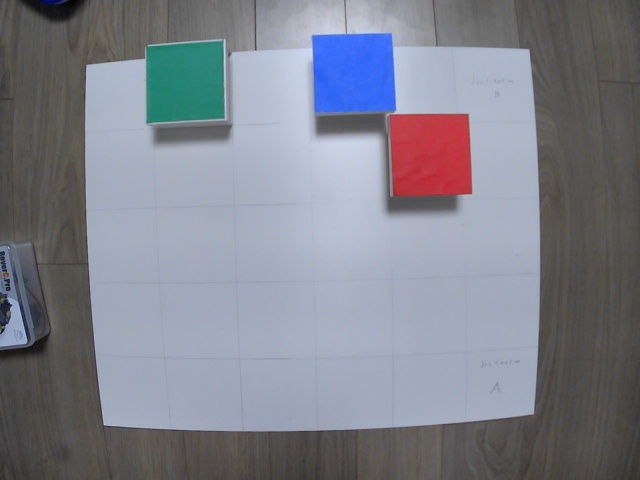
#> input picture capstone_project/real2_img/1.jpg, 640 x 480 px, given in place of the camera
$ python image_test.py
#> lines starting #> are read from the running program, lines starting #| are printed output that depends on the picture; after the words box and inside, x2 and y2 are one past the last pixel; in counts of white or black regions, pixels touching at a corner belong together; long printed decimals are rounded
### capstone_project/image_function.py
import numpy as np
import matplotlib.pyplot as plt
import cv2
import math

'''
real_red_minc = np.array([160, 80, 80])
real_red_maxc = np.array([210, 95, 100])
real_blue_minc = np.array([79, 91, 250])
real_blue_maxc = np.array([82, 95, 255])
real_green_minc = np.array([65, 165, 85])
real_green_maxc = np.array([85, 195, 117])
'''
real_red_minc = np.array([170, 30, 44])
real_red_maxc = np.array([220, 90, 110])
real_blue_minc = np.array([5, 50, 215])
real_blue_maxc = np.array([72, 130, 255])
real_green_minc = np.array([10, 100, 90])
real_green_maxc = np.array([65, 150, 130])

fake_red = np.array([161, 0, 0])
fake_orange = np.array([255, 75, 0])
fake_blue = np.array([0, 0, 185])
fake_green = np.array([0, 113, 15])
fake_yellow = np.array([192, 190, 0])
fake_pulple = np.array([108, 0, 97])

roi_parameter = [55,25,300,250]

count_y_green = 0
seta_H = 0
seta_W = 0
pre_its0 = 0
pre_its1 = 0


def slide_real_image(img):
    list2 = list()
    list2.append(img[0:45, 0:43, ])
    list2.append(img[0:44, 44:96, ])
    list2.append(img[0:42, 97:152, ])
    list2.append(img[0:41, 153:208, ])
    list2.append(img[0:41, 209:261, ])
    list2.append(img[0:43, 262:300, ])

    list2.append(img[46:98, 0:42, ])
    list2.append(img[45:99, 43:100, ])
    list2.append(img[43:99, 101:154, ])
    list2.append(img[41:98, 155:210, ])
    list2.append(img[41:99, 211:267, ])
    list2.append(img[43:99, 268:300, ])

    list2.append(img[99:150, 0:43, ])
    list2.append(img[100:154, 44:99, ])
    list2.append(img[100:155, 100:155, ])
    list2.append(img[99:152, 156:211, ])
    list2.append(img[100:153, 212:266, ])
    list2.append(img[100:153, 267:300, ])

    list2.append(img[151:199, 0:41, ])
    list2.append(img[155:204, 42:100, ])
    list2.append(img[156:206, 101:153, ])
    list2.append(img[153:209, 154:209, ])
    list2.append(img[154:206, 210:263, ])
    list2.append(img[154:206, 264:300, ])

    list2.append(img[200:250, 0:47, ])
    list2.append(img[205:250, 48:100, ])
    list2.append(img[207:250, 101:154, ])
    list2.append(img[210:250, 155:207, ])
    list2.append(img[207:250, 208:259, ])
    list2.append(img[207:250, 260:300, ])
    return list2

def input_image():
    x = np.empty(shape = [50,50,3], dtype = int)
    x[:, :, :] = [255, 255, 255]
    list3 = []
    for i in range(30):
        list3.append(x.copy())
    return list3

def find_index_red(arr):
    minc = real_red_minc.copy()
    maxc = real_red_maxc.copy()
    index_min = np.where(np.all(arr >= minc, axis=2))
    index_max = np.where(np.all(arr <= maxc, axis=2))
    intersects_0 = np.intersect1d(index_min[0], index_max[0])
    intersects_1 = np.intersect1d(index_min[1], index_max[1])
    data_collector = []

    for k in intersects_0:
        for j in intersects_1:
            if np.all(arr[k][j]>minc) and np.all(arr[k][j]<maxc):
                data_collector.append(j)
    data_collector = set(data_collector)
    data_collector = list(data_collector)
    intersects_1 = np.array(data_collector)
    its_0 = list(intersects_0)
    its_1 = list(intersects_1)

    return its_0, its_1

def find_index_blue(arr):
    minc = real_blue_minc.copy()
    maxc = real_blue_maxc.copy()
    index_min = np.where(np.all(arr >= minc, axis=2))
    index_max = np.where(np.all(arr <= maxc, axis=2))
    intersects_0 = np.intersect1d(index_min[0], index_max[0])
    intersects_1 = np.intersect1d(index_min[1], index_max[1])
    data_collector = []

    for k in intersects_0:
        for j in intersects_1:
            if np.all(arr[k][j]>minc) and np.all(arr[k][j]<maxc):
                data_collector.append(j)
    data_collector = set(data_collector)
    data_collector = list(data_collector)
    intersects_1 = np.array(data_collector)
    its_0 = list(intersects_0)
    its_1 = list(intersects_1)

    return its_0, its_1

def find_index_green(arr):
    minc = real_green_minc.copy()
    maxc = real_green_maxc.copy()
    index_min = np.where(np.all(arr >= minc, axis=2))
    index_max = np.where(np.all(arr <= maxc, axis=2))
    intersects_0 = np.intersect1d(index_min[0], index_max[0])
    intersects_1 = np.intersect1d(index_min[1], index_max[1])
    data_collector = []
    for k in intersects_0:
        for j in intersects_1:
            if np.all(arr[k][j]>minc) and np.all(arr[k][j]<maxc):
                data_collector.append(j)
    data_collector = set(data_collector)
    data_collector = list(data_collector)
    intersects_1 = np.array(data_collector)

    its_0 = list(intersects_0)
    its_1 = list(intersects_1)

    return its_0, its_1

def find_target_point_green(arr):
    intersects_0, intersects_1 = find_index_green(arr)
    minc = real_green_minc.copy()
    maxc = real_green_maxc.copy()
    global count_y_green
    global seta_H
    global seta_W
    col_list = []
    for i in range(np.shape(arr)[0]):
        col_list.append(0)
    for i in intersects_0:
        if not np.any(np.where(4 == intersects_1)):
            for j in intersects_1:
                if np.all(arr[i][j] >= minc) and np.all(arr[i][j] <= maxc):
                    col_list[i] = j
                    break
        else:
            for j in np.flip(intersects_1):
                if np.all(arr[i][j] >= minc) and np.all(arr[i][j] <= maxc):
                    col_list[i] = j
                    break

    count = 0
    end_index = 0
    max_index = 0
    min_index = 0
    for index, i in enumerate(col_list):
        if i != 0:
            count = count+1
            end_index = index
            max_index = np.argmax(col_list)
            min_index = np.argmin(col_list)


    if count > count_y_green:
        try:
            if(max_index<end_index-6):
                count_y_green = count
                seta_H = end_index - max_index
                seta_W = col_list[max_index] - col_list[end_index]
            elif(min_index<end_index-6):
                count_y_green = count
                seta_H = end_index - min_index
                seta_W = col_list[min_index] - col_list[end_index]
            else:
                seta_H = 0
                seta_W = 0
        except Exception as e:
            print(e)
            print(255)

def final_process_image(arr):
    global pre_its0
    global pre_its1
    minc = fake_green
    maxc = fake_green
    index_min = np.where(np.all(arr >= minc, axis=2))
    index_max = np.where(np.all(arr <= maxc, axis=2))
    intersects_0 = np.intersect1d(index_min[0], index_max[0])
    intersects_1 = np.intersect1d(index_min[1], index_max[1])
    data_collector = []
    for k in intersects_0:
        for j in intersects_1:
            if np.all(arr[k][j]>=minc) and np.all(arr[k][j]<=maxc):
                data_collector.append(j)
    data_collector = set(data_collector)
    data_collector = list(data_collector)
    intersects_1 = np.array(data_collector)

    if len(intersects_0) == 0 or len(intersects_1) == 0:
        print(intersects_0)
        print(intersects_1)
    try:
        its_0 = round(np.mean(list(intersects_0)))
        its_1 = round(np.mean(list(intersects_1)))
        if (its_1 < 25):
            its_1 = 25
        elif (its_1 > 275):
            its_1 = 275
        if (its_0 < 25):
            its_0 = 25
        elif (its_1 > 275):
            its_1 = 275
        green_pixels_mask = np.all(arr == fake_green, axis=-1)
        arr[green_pixels_mask] = np.array([255, 255, 255])
        arr[its_0 - 25:its_0 + 25, its_1 - 25:its_1 + 25, :] = fake_green
        pre_its0 = its_0
        pre_its1 = its_1
    except Exception as e:
        print(e)
        print(232)
        arr[pre_its0 - 25:pre_its0 + 25, pre_its1 - 25:pre_its1 + 25, :] = fake_green


    minc = fake_blue
    maxc = fake_blue
    index_min = np.where(np.all(arr >= minc, axis=2))
    index_max = np.where(np.all(arr <= maxc, axis=2))
    intersects_0 = np.intersect1d(index_min[0], index_max[0])
    intersects_1 = np.intersect1d(index_min[1], index_max[1])
    data_collector = []
    for k in intersects_0:
        for j in intersects_1:
            if np.all(arr[k][j] >= minc) and np.all(arr[k][j] <= maxc):
                data_collector.append(j)
    data_collector = set(data_collector)
    data_collector = list(data_collector)
    intersects_1 = np.array(data_collector)
    its_0 = round(np.mean(list(intersects_0)))
    its_1 = round(np.mean(list(intersects_1)))
    if (its_1 < 25):
        its_1 = 25
    elif (its_1 > 275):
        its_1 = 275
    if (its_0 < 25):
        its_0 = 25
    elif (its_1 > 275):
        its_1 = 275
    arr[its_0 - 25:its_0 + 25, its_1 - 25:its_1 + 25, :] = fake_blue

    arr[200:250, 250:300, :] = fake_yellow
    arr[0:50, 250:300, :] = fake_pulple

    return arr

def image_process(image):
    global count_y_green
    global seta_H
    global seta_W
    count_y_green = 0
    seta_H = 0
    seta_W = 0
    count_red_cell = 0
    red_cell_list = []
    x, y, w, h = roi_parameter
    seta = 0
    roi = image[y:y + h, x:x + w]
    roi = np.array(roi)
    arr = cv2.GaussianBlur(roi, (3, 3), 0)
    list2 = slide_real_image(arr)
    list3 = input_image()
    find_target_point_green(arr)
    for index, i in enumerate(list2):
        cell = 'None'
        its_0, its_1 = find_index_red(i)
        if len(its_0) == 0 or len(its_1) == 0:
            its_0, its_1 = find_index_blue(i)
            if len(its_0) == 0 or len(its_1) == 0:
                its_0, its_1 = find_index_green(i)
                if len(its_0)!= 0 and len(its_1) != 0:
                    cell = 'robot'
            elif len(its_0)!= 0 and len(its_1) != 0:
                cell = 'target'
        elif len(its_0)!=0 and len(its_1) != 0:
            cell = 'obs'

        if cell != 'None':
            ansX = round(50 / np.shape(i)[1] * its_1[0])# ansX 는 50x50에서 그 색의 값이 시작되는 x의 좌표
            ansY = round(50 / np.shape(i)[0] * its_0[0])# ansY 는 50x50에서 그 색의 값이 시작되는 y의 좌표
            lenX = round((its_1[-1] - its_1[0]) / np.shape(i)[1] * 50)# ansX부터 lenX만큼 칠할것(범위)
            lenY = round((its_0[-1] - its_0[0]) / np.shape(i)[0] * 50)# ansY부터 lenY만큼 칠할것(범위)
        if cell == 'obs':
            #list3[index][:, :, :] = fake_red
            #count_red_cell = count_red_cell + 1
            #red_cell_list.append(index)
            list3[index][ansY:ansY + lenY, ansX:ansX + lenX, :] = fake_red
        elif cell == 'target':
            list3[index][ansY:ansY+lenY,ansX:ansX+lenX,:] = fake_blue
        elif cell == 'robot':
            list3[index][ansY:ansY+lenY,ansX:ansX+lenX,:] = fake_green
    '''
    if len(red_cell_list)>1:
        for i in red_cell_list:
            list3[i][:, :, :] = fake_orange
    '''
    result = np.empty(shape=[250, 300, 3], dtype = int)
    for i in range(30):
        result[(i//6)*50:(i//6)*50+50, (i%6)*50:(i%6)*50+50, :] = list3[i]
    result = final_process_image(result)

    try:
        seta = math.atan(seta_W/seta_H)
        seta = math.degrees(seta)
    except Exception as e:
        print(e)
        print(354)
        seta = 0


    return result, seta

### capstone_project/image_test.py
import image_function as IMG_F
import cv2
import matplotlib.pyplot as plt

cap = cv2.VideoCapture(0)

while 1:
    # img = cv2.imread("./final_real/"+"test"+".jpg")
    ret, img = cap.read()
#> img is the input picture: shape (480, 640, 3); mean B, G, R 140.5, 130, 127
    img = cv2.resize(img, (410, 300), interpolation=cv2.INTER_LANCZOS4)
#> img: shape (300, 410, 3)
    img = cv2.cvtColor(img, cv2.COLOR_BGR2RGB)
    result, seta = IMG_F.image_process(img)
#> in image_process, `roi = image[y:y + h, x:x + w]`:
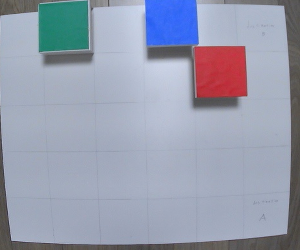
#> roi: shape (250, 300, 3); mean R, G, B 151.7, 157.7, 175.7
#> in image_process, `list2 = slide_real_image(arr)`: list2 = 30 items
#> in find_index_green, `index_min = np.where(np.all(arr >= minc, axis=2))`: index_min = 65611 positions, rows 0 to 244, columns 0 to 291
#> in find_index_green, `index_max = np.where(np.all(arr <= maxc, axis=2))`: index_max = 2208 positions, rows 2 to 50, columns 39 to 87
#> in find_index_green, `intersects_0 = np.intersect1d(index_min[0], index_max[0])`: intersects_0 = 49 values from 2 to 50
#> in find_index_green, `intersects_1 = np.intersect1d(index_min[1], index_max[1])`: intersects_1 = 49 values from 39 to 87
#> the loop in find_index_green, `for k in intersects_0:` made 49 passes
#> after the loop in find_index_green, `for k in intersects_0:`: data_collector = 2203 values, max 87 at index 1738, min 39 at index 91, mean 63.07
#> in find_index_green, `data_collector = set(data_collector)`: data_collector = 49 items
#> in find_index_green, `data_collector = list(data_collector)`: data_collector = 49 values from 39 to 87
#> in find_index_green, `its_0 = list(intersects_0)`: its_0 = 49 values from 2 to 50
#> in find_index_green, `its_1 = list(intersects_1)`: its_1 = 49 values from 39 to 87
#> in find_target_point_green, `intersects_0, intersects_1 = find_index_green(arr)`: intersects_0 = 49 values from 2 to 50; intersects_1 = 49 values from 39 to 87
#> the loop in find_target_point_green, `for i in intersects_0:` made 49 passes
#> after the loop in find_target_point_green, `for i in intersects_0:`: col_list = 250 values, max 72 at index 2, min 0 at index 0, mean 8.02
#> the loop in find_target_point_green, `for index, i in enumerate(col_list):` made 250 passes
#> i on passes 1 to 12: 0, 0, 72, 55, 42, 39, 39, 39, 40, 40, 40, 40
#> after the loop in find_target_point_green, `for index, i in enumerate(col_list):`: count = 49
#> in find_target_point_green, `seta_H = end_index - max_index`: seta_H = 48
#> in find_target_point_green, `seta_W = col_list[max_index] - col_list[end_index]`: seta_W = 32
#> the loop in image_process, `for index, i in enumerate(list2):` made 30 passes
#> after the loop in image_process, `for i in range(30):`:
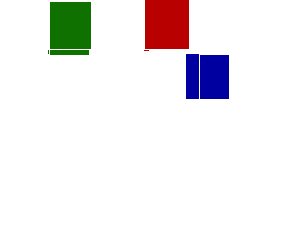
#> result: shape (250, 300, 3) int64; mean of channels 0, 1, 2 238.1, 237.3, 239.9; drawn as B, G, R
#> the loop in final_process_image, `for k in intersects_0:` made 52 passes
#> k on passes 1 to 12: 2, 3, 4, 5, 6, 7, 8, 9, 10, 11, 12, 13
#> in final_process_image, `green_pixels_mask = np.all(arr == fake_green, axis=-1)`:
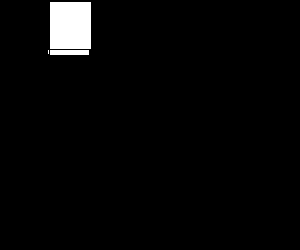
#> green_pixels_mask: shape (250, 300) bool; 2.8% white; 3 white regions (1 under 20 px), largest, box (x1, y1, x2, y2) and area: (50, 2, 91, 49) 1927, (50, 50, 89, 55) 195
#> in final_process_image, `arr[green_pixels_mask] = np.array([255, 255, 255])`:
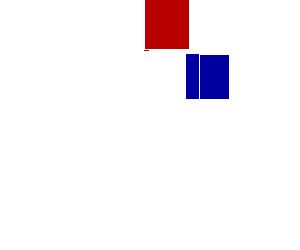
#> arr: shape (250, 300, 3) int64; mean of channels 0, 1, 2 245.3, 241.3, 246.7; drawn as B, G, R
#> the loop in final_process_image, `for k in intersects_0:` made 50 passes
#> in final_process_image, `arr[0:50, 250:300, :] = fake_pulple`:
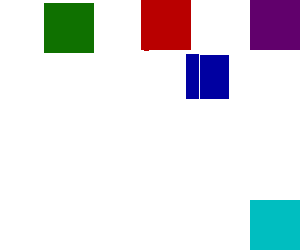
#> arr: shape (250, 300, 3) int64; mean of channels 0, 1, 2 228.7, 224.8, 224.6; drawn as B, G, R
    print(seta)
#| 33.690

$ run again, on capstone_project/real2_img/10.jpg
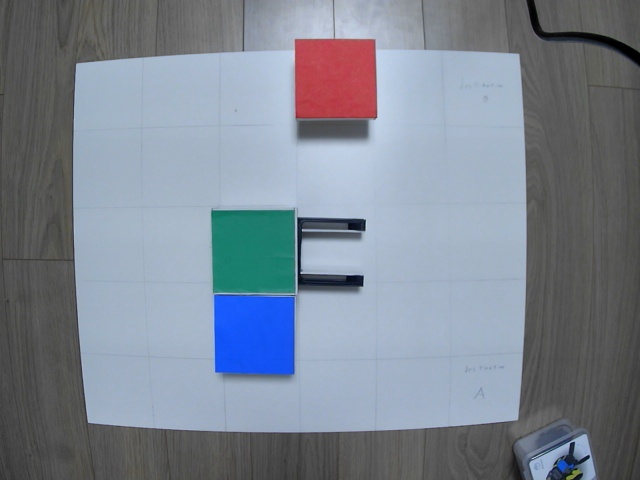
#> input picture capstone_project/real2_img/10.jpg, 640 x 480 px, given in place of the camera
#> img is the input picture: shape (480, 640, 3); mean B, G, R 145.9, 133.4, 124.3
#> list2 = 30 items
#> in find_index_green, `index_min = np.where(np.all(arr >= minc, axis=2))`: index_min = 62251 positions, rows 0 to 249, columns 0 to 299
#> in find_index_green, `index_max = np.where(np.all(arr <= maxc, axis=2))`: index_max = 3143 positions, rows 107 to 246, columns 81 to 299
#> in find_index_green, `intersects_0 = np.intersect1d(index_min[0], index_max[0])`: intersects_0 = 52 values from 107 to 246
#> in find_index_green, `intersects_1 = np.intersect1d(index_min[1], index_max[1])`: intersects_1 = 97 values from 81 to 299
#> the loop in find_index_green, `for k in intersects_0:` made 52 passes
#> k on passes 1 to 8: 107, 108, 109, 110, 111, 112, 113, 114
#> after the loop in find_index_green, `for k in intersects_0:`: data_collector = 2573 values, max 132 at index 51, min 81 at index 0, mean 106.8
#> in find_index_green, `data_collector = set(data_collector)`: data_collector = 52 items
#> in find_index_green, `data_collector = list(data_collector)`: data_collector = 52 values, max 132 at index 4, min 81 at index 5, mean 106.5
#> in find_index_green, `intersects_1 = np.array(data_collector)`: intersects_1 has the same summary as data_collector
#> in find_index_green, `its_0 = list(intersects_0)`: its_0 = 52 values from 107 to 246
#> in find_index_green, `its_1 = list(intersects_1)`: its_1 has the same summary as data_collector
#> in find_target_point_green, `intersects_0, intersects_1 = find_index_green(arr)`: intersects_1 has the same summary as data_collector in find_index_green
#> the loop in find_target_point_green, `for i in intersects_0:` made 52 passes
#> after the loop in find_target_point_green, `for i in intersects_0:`: col_list = 250 values, max 128 at index 107, min 0 at index 0, mean 25.6
#> after the loop in find_target_point_green, `for index, i in enumerate(col_list):`: count = 50
#> seta_H = 49
#> seta_W = 0
#> the loop in image_process, `for index, i in enumerate(list2):` made 30 passes
#> the loop in final_process_image, `for k in intersects_0:` made 43 passes
#> in final_process_image, `green_pixels_mask = np.all(arr == fake_green, axis=-1)`:
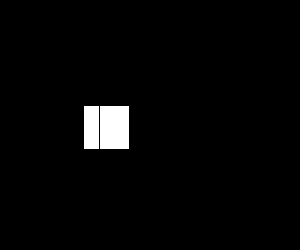
#> green_pixels_mask: shape (250, 300) bool; 2.5% white; 2 white regions, box (x1, y1, x2, y2) and area: (100, 106, 129, 149) 1247, (84, 106, 99, 149) 645
#> the loop in final_process_image, `for k in intersects_0:` made 46 passes
#> k on passes 1 to 8: 154, 155, 156, 157, 158, 159, 160, 161
#> in final_process_image, `arr[0:50, 250:300, :] = fake_pulple`:
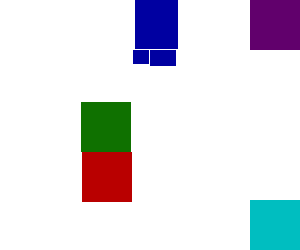
#> arr: shape (250, 300, 3) int64; mean of channels 0, 1, 2 227.6, 221.8, 221.6; drawn as B, G, R
#| 0.0

$ run again, on capstone_project/real2_img/11.jpg
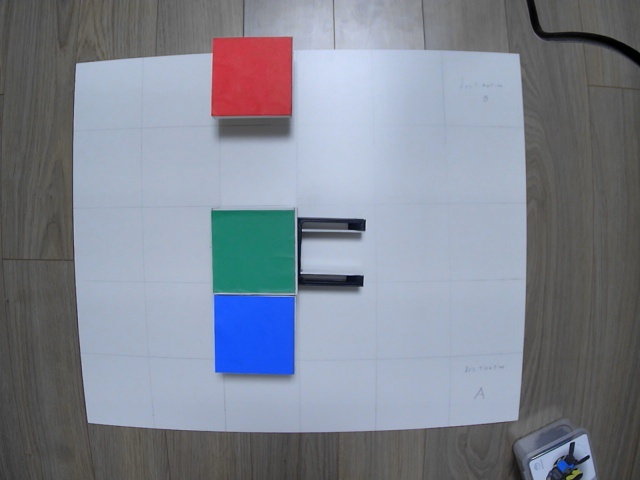
#> input picture capstone_project/real2_img/11.jpg, 640 x 480 px, given in place of the camera
#> img is the input picture: shape (480, 640, 3); mean B, G, R 145.6, 133.4, 127.3
#> list2 = 30 items
#> in find_index_green, `index_min = np.where(np.all(arr >= minc, axis=2))`: index_min = 62391 positions, rows 0 to 249, columns 0 to 299
#> in find_index_green, `index_max = np.where(np.all(arr <= maxc, axis=2))`: index_max = 3098 positions, rows 107 to 156, columns 81 to 178
#> in find_index_green, `intersects_0 = np.intersect1d(index_min[0], index_max[0])`: intersects_0 = 50 values from 107 to 156
#> in find_index_green, `intersects_1 = np.intersect1d(index_min[1], index_max[1])`: intersects_1 = 95 values from 81 to 178
#> the loop in find_index_green, `for k in intersects_0:` made 50 passes
#> after the loop in find_index_green, `for k in intersects_0:`: data_collector = 2570 values, max 132 at index 51, min 81 at index 0, mean 106.8
#> in find_index_green, `data_collector = set(data_collector)`: data_collector = 52 items
#> in find_index_green, `data_collector = list(data_collector)`: data_collector = 52 values, max 132 at index 4, min 81 at index 5, mean 106.5
#> in find_index_green, `intersects_1 = np.array(data_collector)`: intersects_1 has the same summary as data_collector
#> in find_index_green, `its_0 = list(intersects_0)`: its_0 = 50 values from 107 to 156
#> in find_index_green, `its_1 = list(intersects_1)`: its_1 has the same summary as data_collector
#> in find_target_point_green, `intersects_0, intersects_1 = find_index_green(arr)`: intersects_1 has the same summary as data_collector in find_index_green
#> the loop in find_target_point_green, `for i in intersects_0:` made 50 passes
#> after the loop in find_target_point_green, `for i in intersects_0:`: col_list = 250 values, max 128 at index 107, min 0 at index 0, mean 25.6
#> after the loop in find_target_point_green, `for index, i in enumerate(col_list):`: count = 50
#> seta_H = 49
#> seta_W = 0
#> the loop in image_process, `for index, i in enumerate(list2):` made 30 passes
#> the loop in final_process_image, `for k in intersects_0:` made 43 passes
#> in final_process_image, `green_pixels_mask = np.all(arr == fake_green, axis=-1)`:
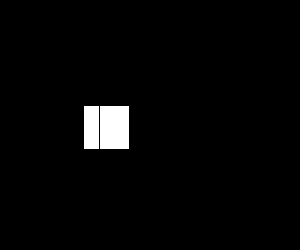
#> green_pixels_mask: shape (250, 300) bool; 2.5% white; 2 white regions, box (x1, y1, x2, y2) and area: (100, 106, 129, 149) 1247, (84, 106, 99, 149) 645
#> the loop in final_process_image, `for k in intersects_0:` made 47 passes
#> k on passes 1 to 8: 154, 155, 156, 157, 158, 159, 160, 161
#> in final_process_image, `arr[0:50, 250:300, :] = fake_pulple`:
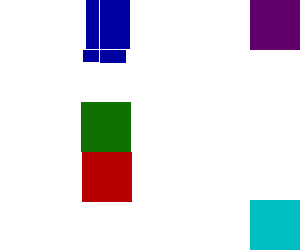
#> arr: shape (250, 300, 3) int64; mean of channels 0, 1, 2 227.7, 222.1, 221.9; drawn as B, G, R
#| 0.0
